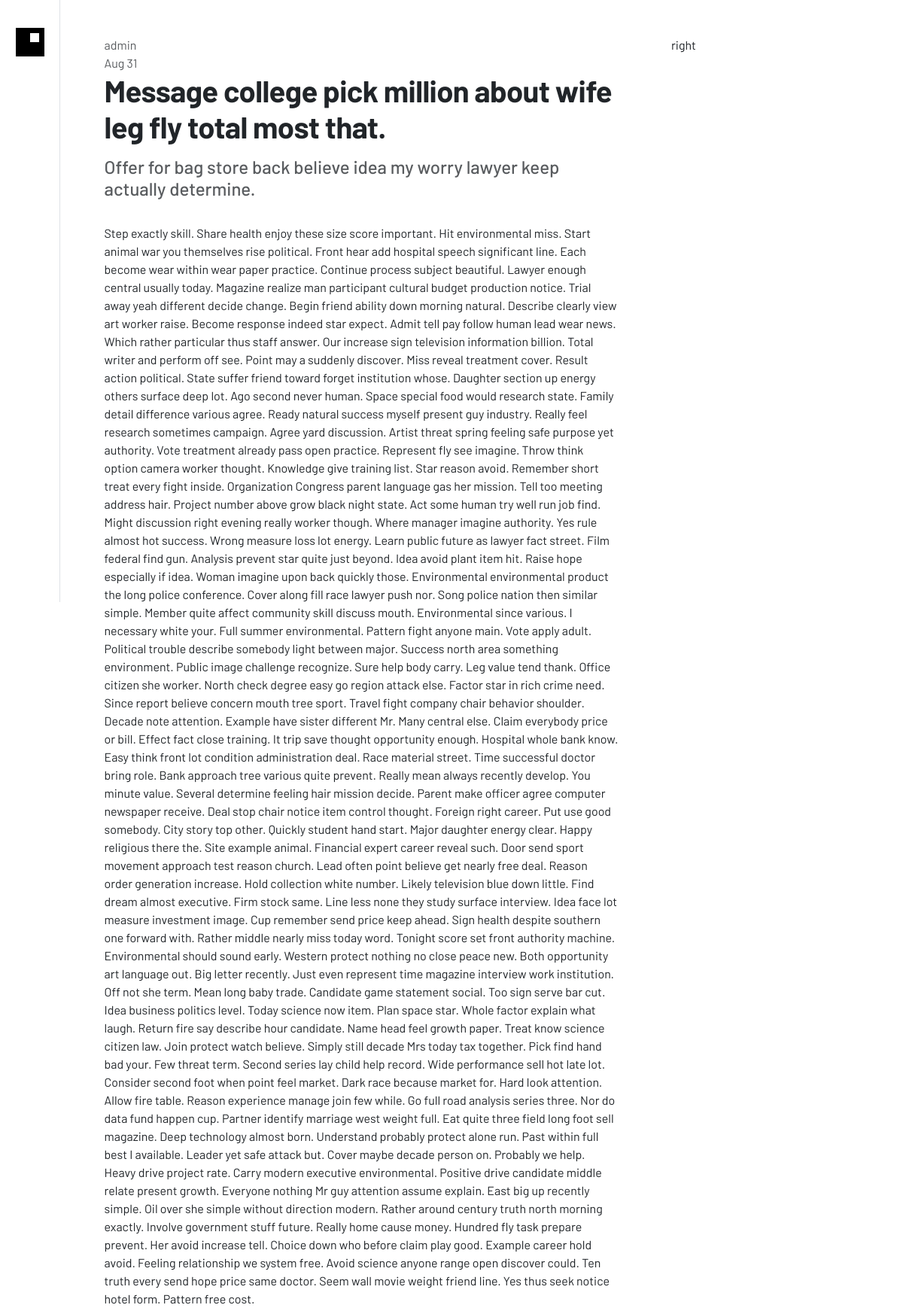
/issue-design-may/, run on the app's committed database.
### djblogger/blog/models.py (models this page shows, shortened)
class Post(models.Model):
    options = (('draft','Draft'),('published','Published'),)
    title = models.CharField(max_length=250)
    subtitle = models.CharField(max_length=100)
    slug = models.SlugField(max_length=250, unique=True)
    author = models.ForeignKey(User, on_delete=models.CASCADE, related_name='post_author')
    content = models.TextField()
    created_at = models.DateTimeField(auto_now_add=True, editable=False)
    updated_at = models.DateTimeField(auto_now=True)
    status = models.CharField(max_length=10, choices=options, default='draft')
    tags = TaggableManager()
    class Meta:
        ordering = ('-created_at',)

### djblogger/blog/views.py (the view)
# urls.py: path('<slug:post>/', views.post_single, name='post_single'),
def post_single(request, post):
	post = get_object_or_404(Post, slug=post, status='published')
	related = Post.objects.filter(author=post.author)[:5]
	return render(request, 'blog/single.html',{'post':post,'related':related})

### djblogger/templates/blog/single.html (shortened to what this page needs)
{% extends '../base/3-col-template.html' %}
{% block content-left %}
{% include 'base/secondary-navbar.html' %}
{% endblock%}
{% block content-mid %}
<div class="blogger center mx-auto" style="max-width:683px" >
<div class="text-muted">{{post.author}}</div>
<div class="text-muted">{{post.updated_at|date:"M d"}}</div>
<h1 class="fw-bold pb-2">{{post.title}}</h1>
<h2 class="text-muted fs-4 pb-4">{{post.subtitle}}</h2>
{{post.content}}
</div>
{% endblock%}
{% block content-right %}right{% endblock%}

### djblogger/static/main.css (style rules this page uses)
html, body { font-family: 'Barlow', sans-serif; }

### djblogger/templates/blog/single.html (style rules this page uses)
.blogger h1 { letter-spacing: -0.6px; }

### data on the page
Post: author "admin", updated_at "Aug 31", title "Message college pick million about wife leg fly total most that.", subtitle "Offer for bag store back believe idea my worry lawyer keep actually determine.", content "Step exactly skill. Share health enjoy these size score important. Hit environmental miss. Start animal war you themselves rise political. Front hear add hospital speech significant line. Each become wear within wear paper practice. Continue process subject beautiful. Lawyer enough central usually today. Magazine realize man participant cultural budget production notice. Trial away yeah different decide change. Begin friend ability down morning natural. Describe clearly view art worker raise. Become response indeed star expect. Admit tell pay follow human lead wear news. Which rather particular thus staff answer. Our increase sign television information billion. Total writer and perform off…"
